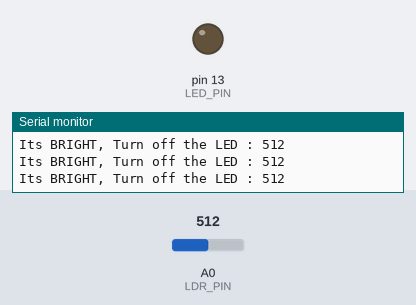
Simulated run of this sketch. Board: Arduino Uno, built with avr-gcc and run on an emulated ATmega328P. Shown: output pins drawn as LEDs (lit = HIGH), the last lines printed to the serial monitor. Inputs (shaded band) come from the test bench; at power-on: A0 (LDR_PIN) = 512.

Above: at 1.2 s.
1.3 s: A0 (LDR_PIN) set to 215
2.8 s: A0 (LDR_PIN) set to 183
At 3.1 s:
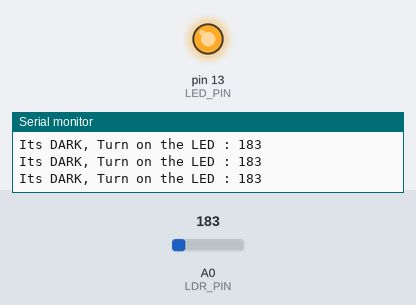
4.3 s: A0 (LDR_PIN) set to 492
5.8 s: A0 (LDR_PIN) set to 511
At 6.6 s:
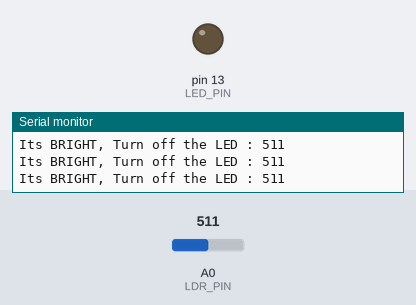
Timing chart, 0 to 8.8 s (numbered marks = the images above; inputs shaded):
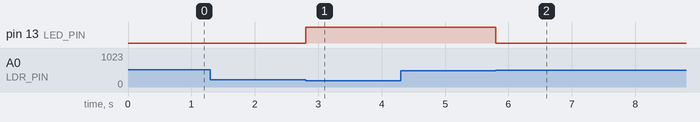

The sketch:

LDR_sensor.ino
```cpp
#define LED_PIN 13
#define LDR_PIN A0

#include "Photoresistor.h"

Photoresistor photoresistor(LED_PIN, LDR_PIN);

void setup() {

  Serial.begin(115200);
}


void loop() {

  photoresistor.ldr();
}
```

Photoresistor.cpp
```cpp
#include "Arduino.h"
#include "Photoresistor.h"

Photoresistor::Photoresistor(int pin, int ldr_pin) {

  pinMode(pin, OUTPUT);
  pinMode(ldr_pin, INPUT);
  _pin = pin;
  _ldrPin = ldr_pin;
}


void Photoresistor::ldr() {

  int ldrStatus = analogRead(_ldrPin);

  if (ldrStatus <= 200) {

    digitalWrite(_pin, HIGH);
    Serial.print("Its DARK, Turn on the LED : ");
    Serial.println(ldrStatus);
  } else if (ldrStatus > 500) {

    digitalWrite(_pin, LOW);
    Serial.print("Its BRIGHT, Turn off the LED : ");
    Serial.println(ldrStatus);
  }

}
```

Photoresistor.h
```cpp
#ifndef Photoresistor_h
#define Photoresistor_h

#include "Arduino.h"

class Photoresistor {
  public:
    Photoresistor(int pin, int ldrPin);
    void ldr();
  private:
    int _pin;
    int _ldrPin;
};

#endif
```

Measured:
- the behaviour switches between 201 and 200 on A0 (LDR_PIN) (found by bisection; images 0 and 1)
- the behaviour switches between 500 and 501 on A0 (LDR_PIN) (found by bisection; images 1 and 2)
- after the input at 2.8 s, pin 13 (LED_PIN): LOW → HIGH at once
- after the input at 5.8 s, pin 13 (LED_PIN): HIGH → LOW at once
